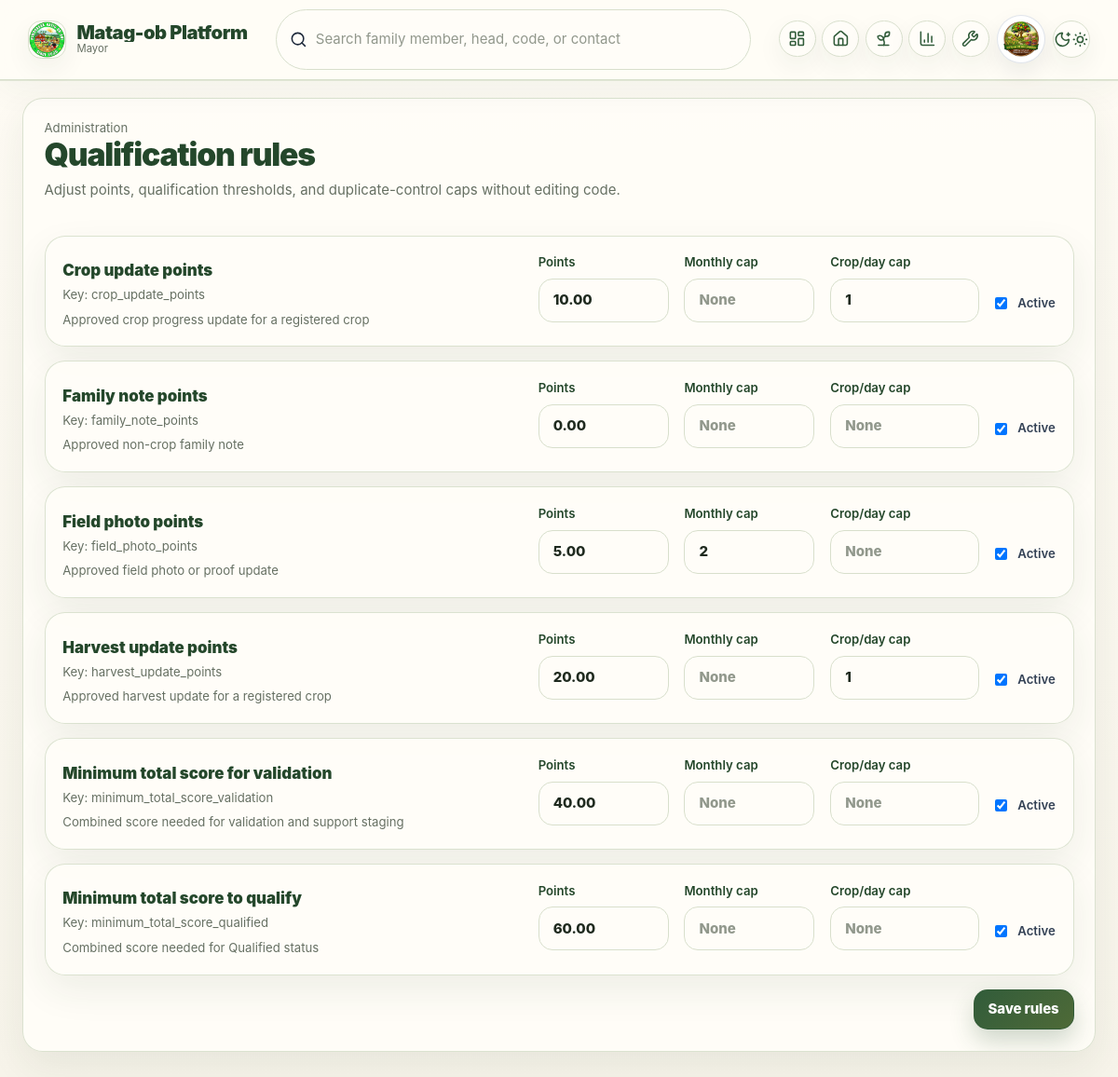
Page /modules/admin/qualification_rules/index.php (signed in) on the committed database.
### tables this page shows
CREATE TABLE `system_settings` (
  `setting_id` int(11) NOT NULL,
  `setting_key` varchar(100) NOT NULL,
  `setting_value` text DEFAULT NULL,
  `description` varchar(255) DEFAULT NULL,
  `updated_at` timestamp NOT NULL DEFAULT current_timestamp() ON UPDATE current_timestamp()
);

CREATE TABLE `qualification_rules` (
  `rule_id` bigint(20) NOT NULL,
  `rule_key` varchar(80) NOT NULL,
  `rule_label` varchar(120) NOT NULL,
  `points_value` decimal(8,2) NOT NULL DEFAULT 0.00,
  `is_active` tinyint(1) NOT NULL DEFAULT 1,
  `monthly_cap` int(11) DEFAULT NULL,
  `per_crop_day_cap` int(11) DEFAULT NULL,
  `description` varchar(255) DEFAULT NULL,
  `created_at` datetime NOT NULL DEFAULT current_timestamp(),
  `updated_at` datetime NOT NULL DEFAULT current_timestamp() ON UPDATE current_timestamp()
);

### modules/admin/qualification_rules/index.php (the view, shortened to what the rows shown need)
<?php
require_once dirname(__DIR__, 3) . '/app/bootstrap.php';
$conn = db_conn();
ensure_family_portal_schema($conn);
$user = current_user();
$rules = fetch_all_assoc($conn, "SELECT * FROM qualification_rules ORDER BY rule_label ASC");
app_require('app/includes/header.php');
?>
<section class="rounded-[2rem] border border-slate-200 bg-white p-6 shadow-sm">
    <h1 class="text-3xl font-black text-slate-900">Qualification rules</h1>
    <form method="POST" class="mt-6 space-y-4"><input type="hidden" name="action" value="save_rules">
        <?php foreach ($rules as $rule): ?>
            <div class="rounded-[1.5rem] border border-slate-200 p-5 grid gap-4 md:grid-cols-[1.6fr_140px_140px_160px_auto] items-end">
                <div>
                    <div class="text-lg font-black text-slate-900"><?= e($rule['rule_label']) ?></div>
                    <div class="mt-1 text-sm text-slate-500">Key: <?= e($rule['rule_key']) ?></div>
                    <?php if (!empty($rule['description'])): ?><div class="mt-2 text-sm text-slate-600"><?= e($rule['description']) ?></div><?php endif; ?>
                </div>
                <label class="block"><span class="block text-sm font-semibold mb-2">Points</span><input type="number" step="0.01" name="rules[<?= (int)$rule['rule_id'] ?>][points_value]" value="<?= e((string)$rule['points_value']) ?>" class="w-full rounded-2xl border border-slate-300 px-4 py-3"></label>
                <label class="block"><span class="block text-sm font-semibold mb-2">Monthly cap</span><input type="number" name="rules[<?= (int)$rule['rule_id'] ?>][monthly_cap]" value="<?= e($rule['monthly_cap'] !== null ? (string)$rule['monthly_cap'] : '') ?>" class="w-full rounded-2xl border border-slate-300 px-4 py-3" placeholder="None"></label>
                <label class="block"><span class="block text-sm font-semibold mb-2">Crop/day cap</span><input type="number" name="rules[<?= (int)$rule['rule_id'] ?>][per_crop_day_cap]" value="<?= e($rule['per_crop_day_cap'] !== null ? (string)$rule['per_crop_day_cap'] : '') ?>" class="w-full rounded-2xl border border-slate-300 px-4 py-3" placeholder="None"></label>
                <label class="inline-flex items-center gap-3 pb-3"><input type="checkbox" name="rules[<?= (int)$rule['rule_id'] ?>][is_active]" value="1" <?= (int)$rule['is_active'] === 1 ? 'checked' : '' ?>> <span class="text-sm font-semibold text-slate-700">Active</span></label>
            </div>
        <?php endforeach; ?>
    </form>
</section>

### app/includes/header.php (shortened to what the rows shown need)
<?php
require_once dirname(__DIR__, 2) . '/app/bootstrap.php';
require_once __DIR__ . '/app_helpers.php';
require_once __DIR__ . '/navigation.php';
$current_role = $_SESSION['role_code'] ?? '';
$current_uri = parse_url($_SERVER['REQUEST_URI'] ?? '', PHP_URL_PATH) ?? '';
$home_link = get_home_by_role($current_role);
$nav_groups = get_navigation_groups_by_role($current_role);
$conn = $conn ?? ($GLOBALS['conn'] ?? db_conn());
$navAttentionDetails = navigation_attention_details($conn, $current_role);
$currentUser = current_user();
$user_avatar = user_avatar_url($currentUser['avatar_path'] ?? null);
$system_logo_url = system_logo_url($conn);
$app_name = system_title($conn);
$searchPlaceholder = function_exists('system_header_search_placeholder') ? system_header_search_placeholder($conn) : 'Search family member, head, code, or contact';
$searchPlaceholder = ($current_role === 'developer' || $current_role === 'admin') ? 'Search users, roles, departments, or logs' : $searchPlaceholder;
$enableHouseholdAutocomplete = !in_array($current_role, ['developer', 'admin'], true);
$role_title = role_label($current_role);
$role_nav = function_exists('navigation_role_config') ? navigation_role_config($current_role) : [];
$search_action = $role_nav['search'] ?? app_url('modules/agri/households/index.php');
?>
<!DOCTYPE html>
<html lang="en" class="h-full antialiased">
<head>
    <script src="https://cdn.tailwindcss.com"></script>
    <link rel="stylesheet" href="<?= e(app_url('assets/css/app.css')) ?>">
</head>
<body class="h-full text-slate-800 dark:text-slate-100 transition-colors duration-300">
<?php if (isset($_SESSION['user_id'])): ?>
<div class="min-h-screen app-shell">
    <header class="app-header sticky top-0 z-40 border-b">
        <div class="app-header-inner px-4 sm:px-6 lg:px-8 py-3">
            <div class="flex items-center gap-3 min-w-0">
                <a href="<?= e($home_link) ?>" class="flex items-center gap-3 min-w-0 shrink-0">
                    <span class="app-brand-mark"><img src="<?= e($system_logo_url) ?>" alt="Logo" class="h-full w-full object-cover" onerror="this.onerror=null;this.src='<?= e(app_url('assets/img/image.jpg')) ?>';"></span>
                    <span class="min-w-0 hidden sm:block">
                        <span class="block app-brand-title truncate"><?= e($app_name) ?></span><span class="block text-xs text-slate-500 truncate"><?= e($role_title) ?></span>
                    </span>
                </a>
            </div>
            <form action="<?= e($search_action) ?>" method="GET" class="app-global-search hidden md:flex" <?= $enableHouseholdAutocomplete ? 'data-household-autocomplete-form' : '' ?>>
                <i data-lucide="search" class="w-4 h-4 shrink-0"></i>
                <input type="text" name="q" placeholder="<?= e($searchPlaceholder) ?>" autocomplete="off" <?= $enableHouseholdAutocomplete ? 'data-household-autocomplete-input data-autocomplete-min="1"' : '' ?>>
            </form>
            <div class="app-header-actions">
                <nav class="app-top-nav hidden md:flex" aria-label="Primary navigation">
                    <a href="<?= e($home_link) ?>" class="app-top-nav-item <?= str_contains($current_uri, $home_link) ? 'is-active' : '' ?>" title="Dashboard" aria-label="Dashboard">
                        <i data-lucide="layout-dashboard" class="w-5 h-5"></i><span class="app-tooltip">Dashboard</span>
                    </a>
                    <?php foreach ($nav_groups as $idx => $group):
                        $groupItems = (is_array($group) && isset($group['items']) && is_array($group['items'])) ? $group['items'] : [];
                        $groupActive = false; foreach($groupItems as $gi){ if (!empty($gi['href']) && str_contains($current_uri, $gi['href'])) { $groupActive = true; break; } }
                        $menuId = 'navDrop'.$idx;
                        $groupAttention = navigation_group_attention($groupItems, $navAttentionDetails, (string)($group['label'] ?? 'menu'));
                        $groupCount = (int)($groupAttention['count'] ?? 0);
                        $groupNeedsAttention = $groupCount > 0;
                        $groupTooltip = (string)($group['label'] ?? 'Menu');
                        ?>
                        <div class="app-dropdown-wrap" data-dropdown-wrap>
                            <button type="button" class="app-top-nav-item <?= $groupActive ? 'is-active' : '' ?> <?= $groupNeedsAttention ? 'has-attention' : '' ?>" onclick="toggleDropdown('<?= $menuId ?>', this)" title="<?= e($groupTooltip) ?>" aria-label="<?= e($groupTooltip) ?>" aria-expanded="false" aria-controls="<?= $menuId ?>">
                                <i data-lucide="<?= e($group['icon']) ?>" class="w-5 h-5"></i>
                            </button>
                        </div>
                    <?php endforeach; ?>
                                    </nav>
                <div class="app-dropdown-wrap" data-dropdown-wrap>
                    <button type="button" class="app-user-trigger" onclick="toggleDropdown('profileMenu', this)" aria-expanded="false" aria-controls="profileMenu">
                        <img src="<?= e($user_avatar) ?>" alt="Profile" onerror="this.onerror=null;this.src='<?= e(app_url('assets/img/image.jpg')) ?>';" class="app-user-avatar">
                    </button>
                </div>
                <button type="button" onclick="toggleTheme()" class="icon-button" title="Toggle theme" aria-label="Toggle theme"><i data-lucide="moon-star" class="w-5 h-5 block dark:hidden"></i><i data-lucide="sun-medium" class="w-5 h-5 hidden dark:block"></i></button>
            </div>
        </div>
    </header>
    <main class="app-main px-4 sm:px-6 lg:px-8 py-6 space-y-6">
<?php endif; ?>

### rows in the picture
system_settings: setting_value (picture)
system_settings: setting_value "Matag-ob Platform"
system_settings: q "Search family member, head, code, or contact"
qualification_rules: rule_label "Crop update points", rule_key "crop_update_points", description "Approved crop progress update for a registered crop", points_value "10.00", per_crop_day_cap "1", is_active "☑"
qualification_rules: rule_label "Family note points", rule_key "family_note_points", description "Approved non-crop family note", points_value "0.00", is_active "☑"
qualification_rules: rule_label "Field photo points", rule_key "field_photo_points", description "Approved field photo or proof update", points_value "5.00", monthly_cap "2", is_active "☑"
qualification_rules: rule_label "Harvest update points", rule_key "harvest_update_points", description "Approved harvest update for a registered crop", points_value "20.00", rule_id+per_crop_day_cap "1", is_active "☑"
qualification_rules: rule_label "Minimum total score for validation", rule_key "minimum_total_score_validation", description "Combined score needed for validation and support staging", points_value "40.00", is_active "☑"
qualification_rules: rule_label "Minimum total score to qualify", rule_key "minimum_total_score_qualified", description "Combined score needed for Qualified status", points_value "60.00", is_active "☑"

### other values in the picture
$role_title "Mayor"
